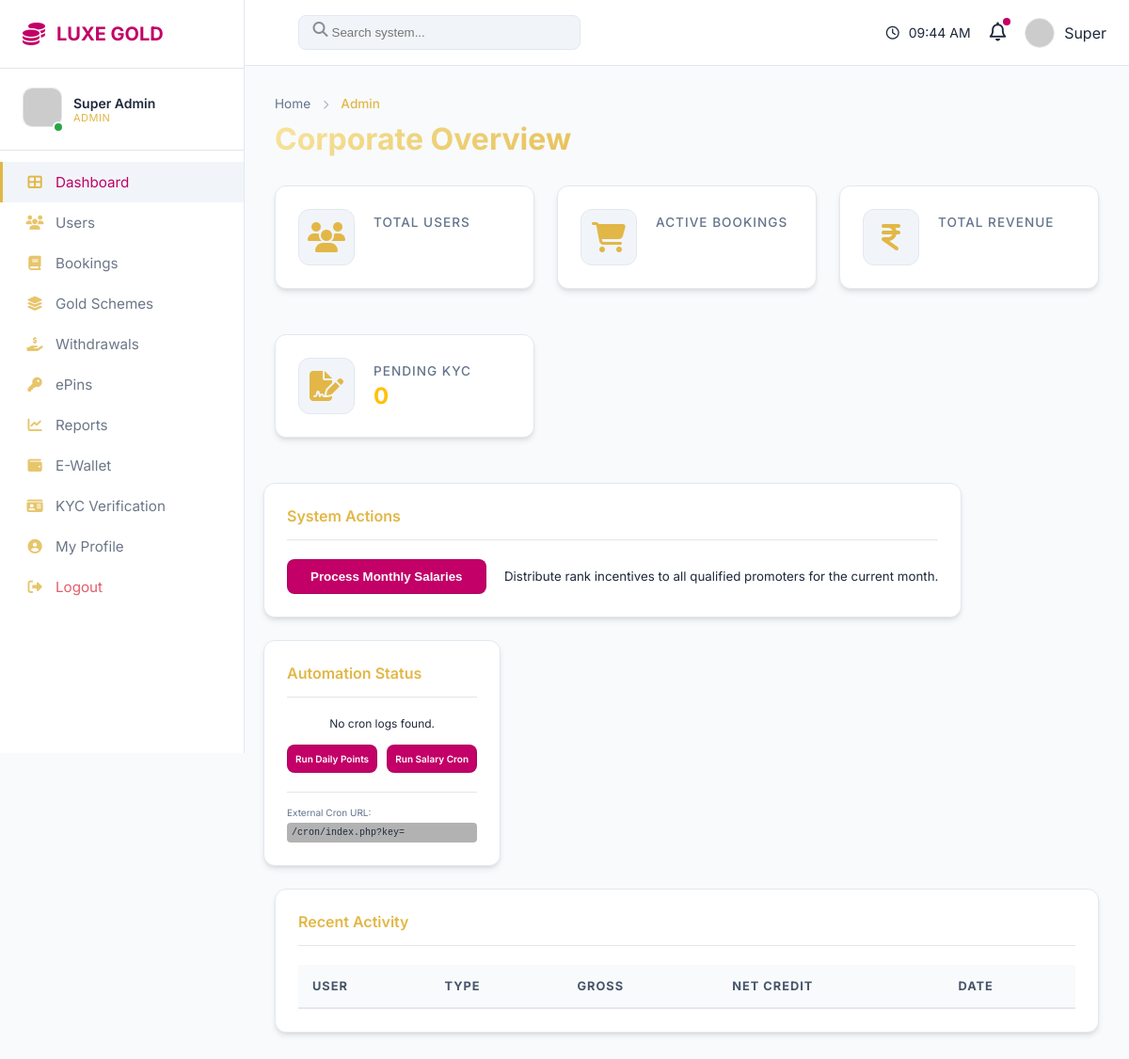
Page /dashboards/admin.php (signed in) on the earlier database version.
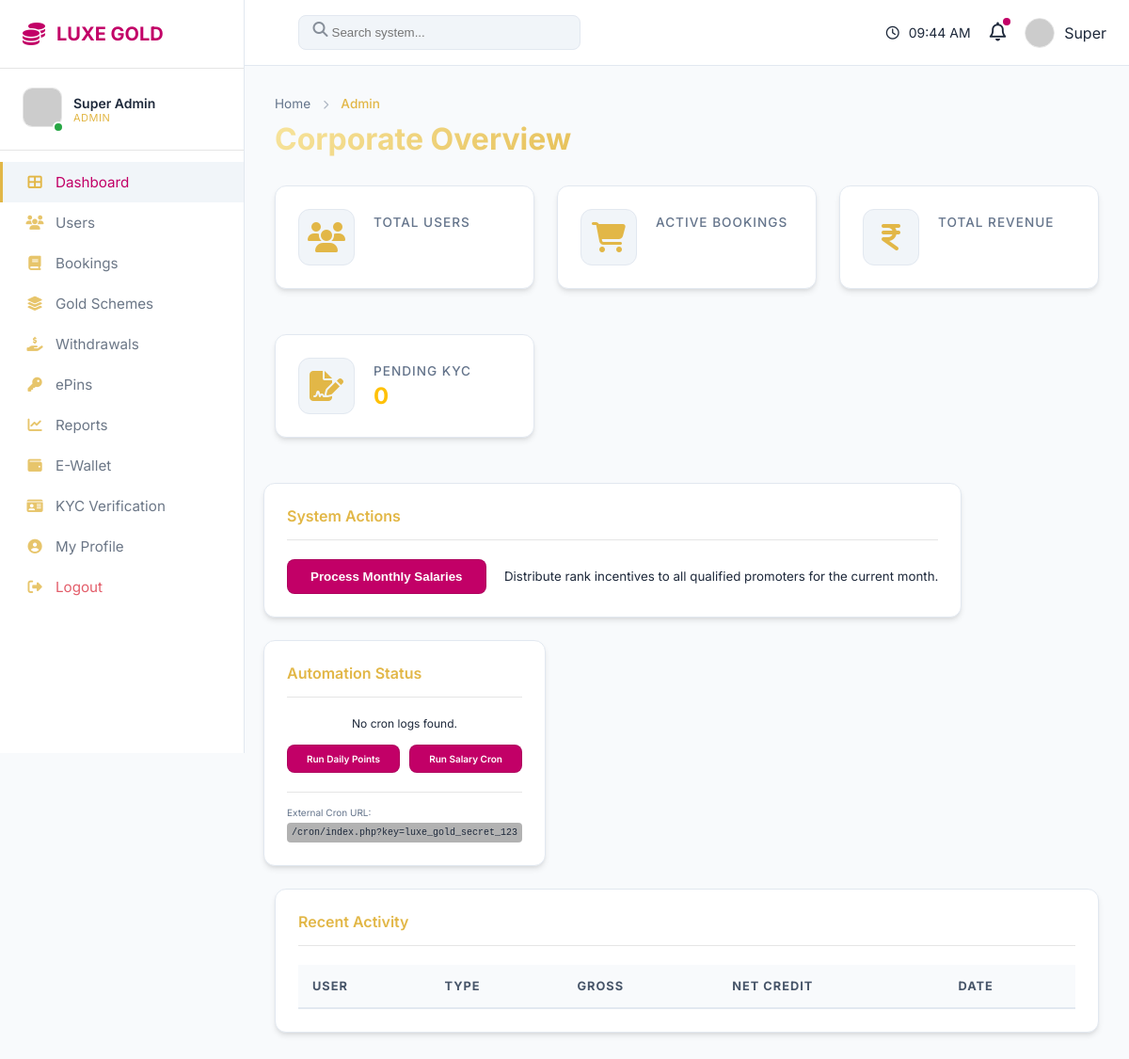
Same page on the later database version.
### tables this page shows
CREATE TABLE IF NOT EXISTS settings (
    setting_key VARCHAR(50) PRIMARY KEY,
    setting_value TEXT
);

### config/db.php (called while the page is built, shortened)
<?php
function get_setting($pdo, $key) {
    $stmt = $pdo->prepare("SELECT setting_value FROM settings WHERE setting_key = ?");
    $stmt->execute([$key]);
    return $stmt->fetchColumn();
}

### dashboards/admin.php (the view, shortened to what this page needs)
<?php
require_once '../config/db.php';
require_once '../layouts/header.php';
$total_users = $pdo->query("SELECT COUNT(*) FROM users")->fetchColumn();
$total_sales = $pdo->query("SELECT COUNT(*) FROM bookings WHERE status = 'active'")->fetchColumn();
$total_revenue = $pdo->query("SELECT SUM(amount) FROM bookings WHERE status = 'active'")->fetchColumn();
$pending_kyc = $pdo->query("SELECT COUNT(*) FROM users WHERE kyc_status = 'pending'")->fetchColumn();
?>
<div class="card-group-row">
    <div class="card card-body stat-card">
        <div class="stat-icon"><i class="fas fa-users"></i></div>
        <div class="stat-content">
            <h3>Total Users</h3>
            <p><?php echo $total_users; ?></p>
        </div>
    </div>
    <div class="card card-body stat-card">
        <div class="stat-icon"><i class="fas fa-shopping-cart"></i></div>
        <div class="stat-content">
            <h3>Active Bookings</h3>
            <p><?php echo $total_sales; ?></p>
        </div>
    </div>
    <div class="card card-body stat-card">
        <div class="stat-icon"><i class="fas fa-indian-rupee-sign"></i></div>
        <div class="stat-content">
            <h3>Total Revenue</h3>
            <p><?php echo number_format($total_revenue ?? 0); ?></p>
        </div>
    </div>
    <div class="card card-body stat-card">
        <div class="stat-icon"><i class="fas fa-file-signature"></i></div>
        <div class="stat-content">
            <h3>Pending KYC</h3>
            <p style="color: var(--warning-color);"><?php echo $pending_kyc; ?></p>
        </div>
    </div>
</div>
<?php
$last_cron = $pdo->query("SELECT * FROM cron_logs ORDER BY created_at DESC LIMIT 5")->fetchAll();
?>
<div class="row">
    <div class="col-lg-8">
        <div class="glass-card">
            <div class="card-header d-flex justify-content-between align-items-center">
                <h4 class="m-0 gold-text">System Actions</h4>
            </div>
            <div class="card-body">
                <form method="POST" action="process_salaries.php" class="d-flex align-items-center gap-3">
                    <button type="submit" class="btn-gold">Process Monthly Salaries</button>
                    <small class="text-muted" style="margin-left: 15px;">Distribute rank incentives to all qualified promoters for the current month.</small>
                </form>
            </div>
        </div>
    </div>
    <div class="col-lg-4">
        <div class="glass-card">
            <div class="card-header">
                <h4 class="m-0 gold-text">Automation Status</h4>
            </div>
            <div style="margin-top: 15px;">
                <?php if (empty($last_cron)): ?>
                    <p class="text-muted" style="font-size: 12px; text-align: center;">No cron logs found.</p>
                <?php endif; ?>
                <div style="margin-top: 15px; display: grid; grid-template-columns: 1fr 1fr; gap: 10px;">
                    <a href="run_cron_manual.php?job=daily_reward_points" class="btn-primary" style="font-size: 10px; text-align: center; padding: 8px;">Run Daily Points</a>
                    <a href="run_cron_manual.php?job=monthly_salary_cron" class="btn-primary" style="font-size: 10px; text-align: center; padding: 8px;">Run Salary Cron</a>
                </div>
                <div style="margin-top: 20px; padding-top: 15px; border-top: 1px solid var(--glass-border);">
                    <small style="color: var(--text-muted); font-size: 10px; display: block; margin-bottom: 5px;">External Cron URL:</small>
                    <code style="font-size: 10px; background: rgba(0,0,0,0.3); padding: 5px; border-radius: 4px; display: block; word-break: break-all;">
                        /cron/index.php?key=<?php echo get_setting($pdo, 'cron_secret_key'); ?>
                    </code>
                </div>
            </div>
        </div>
    </div>
</div>
<div class="glass-card">
    <div class="card-header">
        <h4 class="m-0 gold-text">Recent Activity</h4>
    </div>
    <div class="table-responsive">
        <table>
            <thead>
                <tr>
                    <th>User</th>
                    <th>Type</th>
                    <th>Gross</th>
                    <th>Net Credit</th>
                    <th>Date</th>
                </tr>
            </thead>
        </table>
    </div>
</div>
<?php require_once '../layouts/footer.php'; ?>

Differences in the rows shown:
added settings: setting_value "luxe_gold_secret_123"
